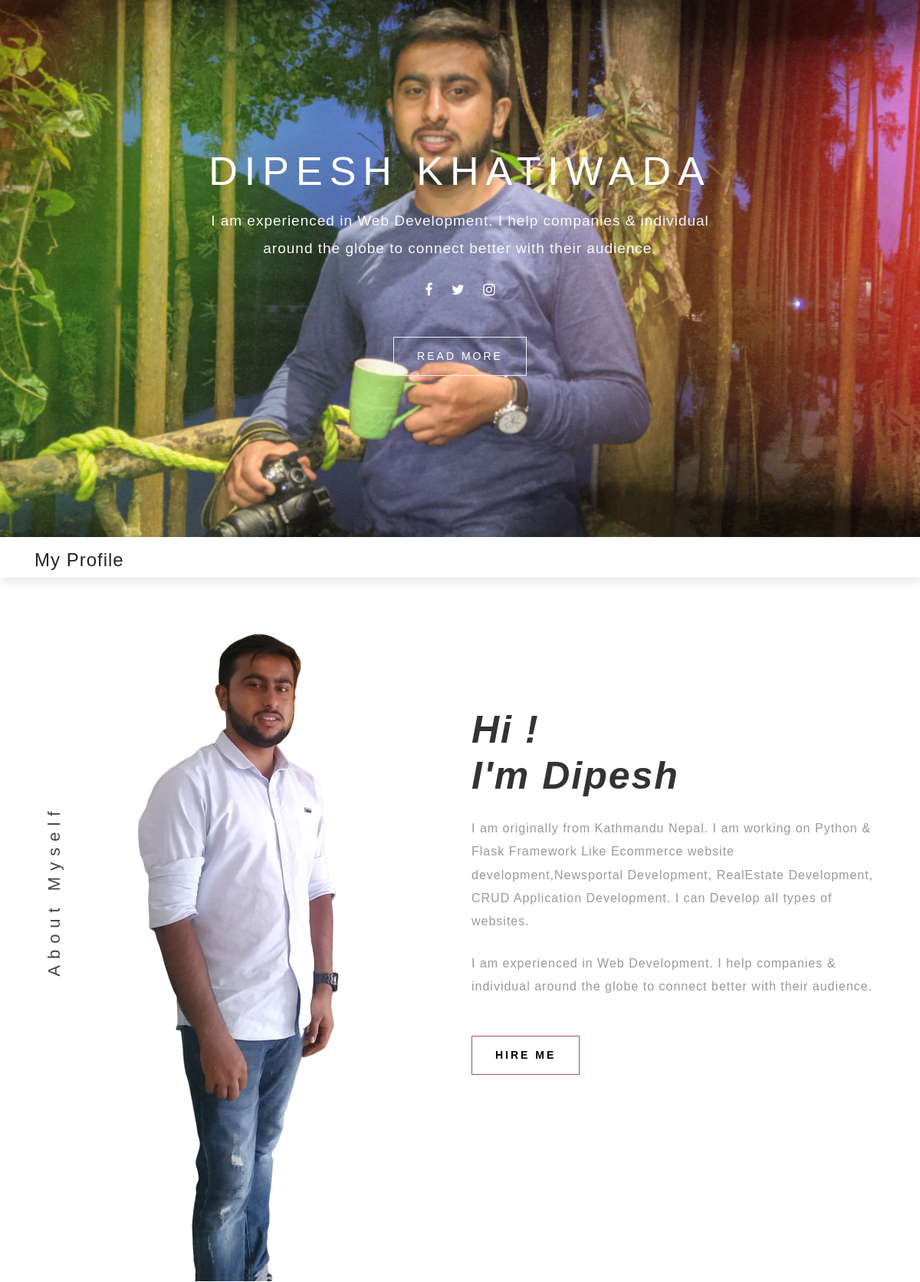
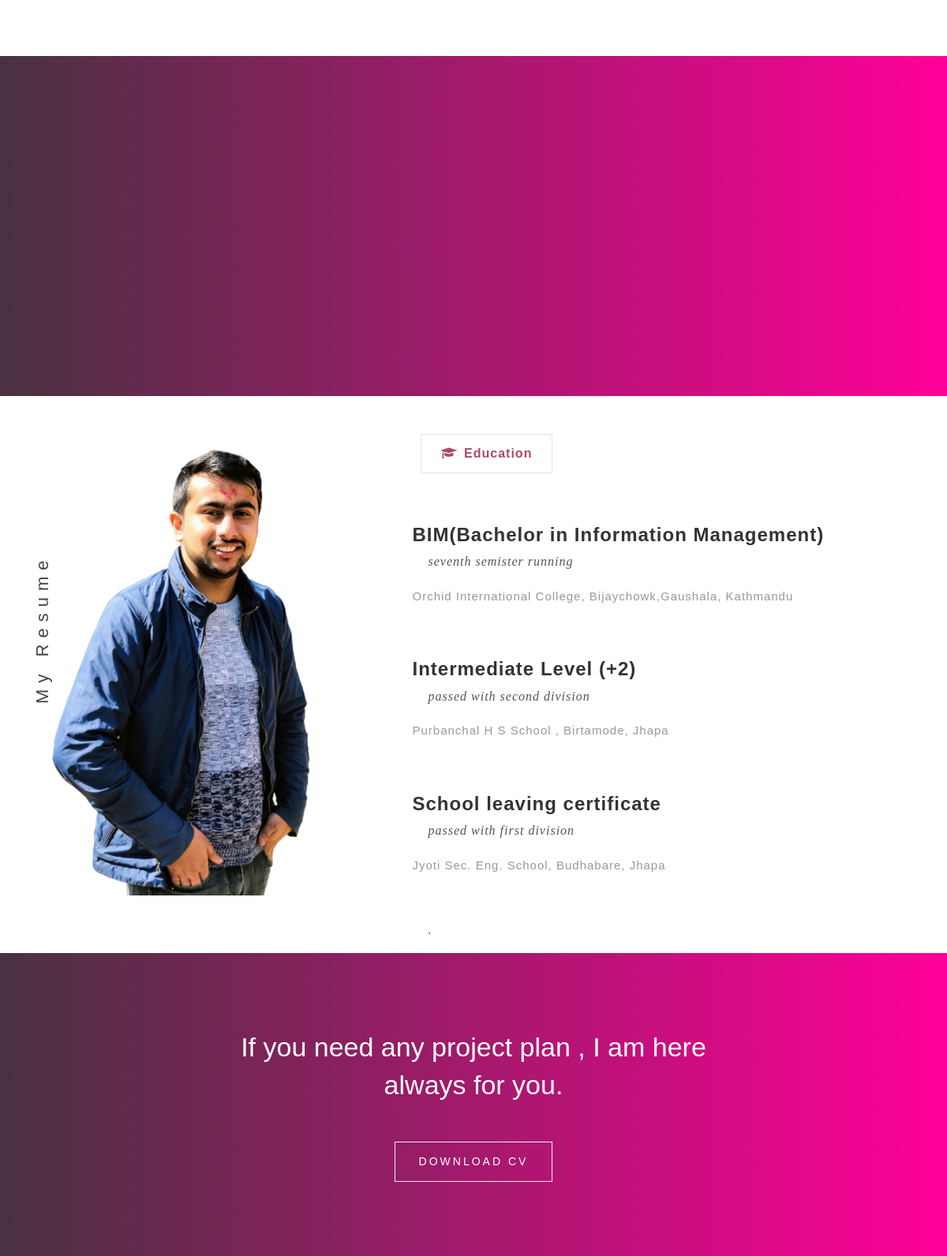
The page / (upper part) on the database its author committed (2 pictures, top to bottom).
### tables this page shows
CREATE TABLE "projects" (
	"id"	INTEGER NOT NULL PRIMARY KEY AUTOINCREMENT UNIQUE,
	"title"	varchar(100) NOT NULL,
	"image"	TEXT NOT NULL,
	"link"	TEXT NOT NULL,
	"rank"	INTEGER NOT NULL,
	"status"	boolean NOT NULL,
	"image_title"	varchar(150)
);

CREATE TABLE "educations" (
	"id"	INTEGER NOT NULL PRIMARY KEY AUTOINCREMENT UNIQUE,
	"title"	varchar(100) NOT NULL UNIQUE,
	"college"	varchar(100) NOT NULL,
	"college_address"	varchar(100) NOT NULL,
	"description"	TEXT NOT NULL,
	"status"	boolean NOT NULL,
	"created_by"	INTEGER NOT NULL,
	"updated_by"	INTEGER,
	FOREIGN KEY(created_by) REFERENCES users(id),
	FOREIGN KEY(updated_by) REFERENCES users(id)
	
);

### app.py (the view)
@app.route("/",methods=['POST','GET'])
def index():
    errors={}
    if request.method == "POST":
        name=request.form['name']
        email=request.form['email']
        subject=request.form['subject']
        message=request.form['message']
        if name == "":
                errors['name'] = "name is empty"
        if email == "":
                errors['email'] = "email is empty"
        if subject == "":
                errors['subject'] = "subject is empty"
        if message == "":
                errors['message'] = "message is empty"
        if len(errors) != 0:
                return render_template("frontend/index.html", errors=errors)
        insertQuery="INSERT INTO messages(name,email,subject,message,status) values(?,?,?,?,0)"
        cursor.execute(insertQuery,(name,email,subject,message))
        conn.commit()
        session["msg"]="Data inserted successfully"
        return redirect("/")
    else :
        selectQuery="Select * from educations where status = 1"
        cursor.execute(selectQuery)
        data=cursor.fetchall()
        getQuery="Select * from projects where status = 1 order by rank"
        cursor.execute(getQuery)
        project_data=cursor.fetchall()
        return render_template("frontend/index.html",value=data,project=project_data,errors = errors)

### templates/frontend/index.html (shortened to what this page needs)
<!DOCTYPE html>
<html lang="zxx">
<head>
	<link rel="stylesheet" href="/static/css/bootstrap.css">
	<link rel="stylesheet" href="/static/css/style.css" type="text/css" media="all" />
	<link href="/static/css/font-awesome.min.css" rel="stylesheet">
	<link href="/static/asset/css/swiper.min.css" rel="stylesheet">
</head>
<body>
	<div id="home">
		<div class="banner_w3lspvt">
			<div class="banner-top1">
				<div class="container">
					<div class="banner-text text-center">
						<h1><a href="/static/index.html" class="logo text-wh text-uppercase font-weight-light">Dipesh Khatiwada</a></h1>
						<p class="text-bl text-li mt-3">I am experienced in Web Development. I help companies & individual around the globe to connect better with their audience.</p>
						<div class="social-icons mt-4">
							<ul class="list-unstyled">
								<li>
									<a href="https://www.facebook.com/deepaacee">
										<span class="fa fa-facebook"></span>
									</a>
								</li>
								<li>
									<a href="https://twitter.com/depacek">
										<span class="fa fa-twitter"></span>
									</a>
								</li>
								<li>
									<a href="https://www.instagram.com/depacek">
										<span class="fa fa-instagram"></span>
									</a>
								</li>
							</ul>
						</div>
						<a href="#about" class="btn button-style mt-5">Read More</a>
					</div>
				</div>
			</div>
		</div>
	</div>
	<header class="py-2">
		<div class="container d-flex">
			<h4 class="mt-2 let">My Profile</h4>
		</div>
	</header>
	<section class="about py-5 position-relative" id="about">
		<div class="container pt-lg-4 pb-4">
			<h3 class="tittle-2">About Myself</h3>
			<div class="row">
				<div class="col-lg-6 about-img text-center">
					<img class="img-fluid" src="/static/images/per1.png" alt="">
				</div>
				<div class="col-lg-6 about-right">
					<h4 class="about-tit">Hi !<br>I'm Dipesh </h4>
					<p class="my-4">I am originally from Kathmandu Nepal.
						I am working on Python & Flask Framework Like Ecommerce website development,Newsportal Development, RealEstate Development, CRUD Application Development. I can Develop all types of websites.</p>
						<p>I am experienced in Web Development. I help companies & individual around the globe to connect better with their audience.</p>
					<a href="#hire" class="btn button-style-2 mt-5">Hire Me</a>
				</div>
			</div>
		</div>
	</section>
	<section class="testimonials py-5 text-center">
		<div class="swiper-container">
			<div class="swiper-wrapper">
			{% for p_data in project %}
			  <div class="swiper-slide">
				<div class="sliderText">
					<img src="/static/uploaded_image/{{p_data[2]}}"  style="width: 390px; margin: 10px;"  alt="fas">
					<h3>{{p_data[1]}}</h3>
					<a href="{{p_data[3]}}" class="btn button-style ">View Details</a>
					<p>.</p>
				</div>
			  </div>
			{% endfor %}
			</div>
			<div class="swiper-pagination"></div>
		</div>
	</section>
	<div class="middile-inner-con position-relative" id="resume">
		<div class="container pt-lg-5">
			<h3 class="tittle-2">My Resume</h3>
			<div class="d-lg-flex">
				<div class="col-lg-4 left-grid-resu">
					<img src="/static/images/per2.png" alt="" class="img-fluid">
				</div>
				<div class="col-xl-7 col-lg-8 tab-main offset-xl-1 py-lg-0 py-5">
					<label for="tab1"><span class="fa fa-graduation-cap" aria-hidden="true"></span>Education</label>
					<section id="content1">
						{% for val in value %}
						<div class="inner-w3pvt-wrap mt-3">
							<h4>{{val[1]}}</h4>
							<h6>{{val[4]}}</h6>
							<p>{{val[2]}}, {{val[3]}}</p>
						</div>
						{% endfor %}
						<div class="inner-w3pvt-wrap">
							<h6>.</h6>
						</div>
					</section>
				</div>
			</div>
		</div>
	</div>
	<section class="w3ls-bnrbtm py-5 text-center">
		<div class="container py-xl-5">
			<div class="cont-w3pvt">
				<h3 class="w3pvt-web-title">If you need any project plan , I am here always for you.</h3>
				<a href="/static/CV_Binod.pdf" class="btn button-style mt-sm-5 mt-4">Download CV</a>
			</div>
		</div>
	</section>
</body>
</html>

### static/css/style.css (style rules this page uses)
body { padding: 0; margin: 0; background: #FFF; font-family: 'Source Sans Pro', sans-serif; }
body a, body button, .btn { transition: 0.5s all; -webkit-transition: 0.5s all; -moz-transition: 0.5s all; -o-transition: 0.5s all; -ms-transition: 0.5s all; text-decoration: none; }
html { scroll-behavior: smooth; }
h1, h2, h3, h4, h5, h6 { margin: 0; padding: 0; font-family: 'Source Sans Pro', sans-serif; }
p { margin: 0; padding: 0; font-size: 16px; letter-spacing: 1px; line-height: 1.9; color: #999; font-family: 'Source Sans Pro', sans-serif; }
ul, ol { margin: 0; padding: 0; }
.text-bl { color: #343a40; }
.text-wh { color: #fff; }
.text-li { color: #f8f9fa; }
.let { letter-spacing: 1px; }
.banner-top1 { background: url(../images/img1.png) no-repeat top; -webkit-background-size: cover; -moz-background-size: cover; -o-background-size: cover; -ms-background-size: cover; background-size: cover; min-height: 600px; position: relative; z-index: 1; }
.banner-text { padding-top: 14em; }
a.logo { font-size: 52px; letter-spacing: 9px; }
.banner-text.text-center p { font-size: 19px; font-weight: 200; max-width: 700px; margin: 0 auto; }
.social-icons ul li { display: inline-block; }
.social-icons ul li a span { color: #fff; margin: 0 10px; font-size: 18px; }
.button-style { padding: 14px 30px; color: #fff; font-size: 14px; text-transform: uppercase; letter-spacing: 3px; -webkit-border-radius: 0px; -o-border-radius: 0px; -ms-border-radius: 0px; -moz-border-radius: 0px; border-radius: 0px; border-color: #eee; }
header { background: #fff; -webkit-box-shadow: 2px 4px 13px 1px rgba(8, 8, 8, 0.1); -moz-box-shadow: 2px 4px 13px 1px rgba(8, 8, 8, 0.1); box-shadow: 2px 4px 13px 1px rgba(8, 8, 8, 0.1); }
.about-right { margin-top: 6em; }
h3.tittle-2 { font-size: 24px; color: #444444; position: absolute; transform: rotate(-90deg); left: 0; letter-spacing: 8px; top: 40%; }
h4.about-tit { font-size: 50px; color: #333; font-weight: 700; letter-spacing: 2px; font-style: italic; }
.button-style-2 { padding: 14px 30px; color: #000; font-size: 14px; text-transform: uppercase; letter-spacing: 3px; border-radius: 0px; -webkit-border-radius: 0px; -o-border-radius: 0px; -ms-border-radius: 0px; -moz-border-radius: 0px; border-color: #aa4b6b; font-weight: 600; }
.inner-w3pvt-wrap { padding-top: 3em; }
.inner-w3pvt-wrap h4 { font-size: 26px; color: #333; font-weight: 600; letter-spacing: 1px; }
.inner-w3pvt-wrap h6 { font-size: 18px; letter-spacing: 1px; color: #555; font-style: italic; font-family: initial; margin: 10px 0 20px 20px; }
.inner-w3pvt-wrap p { font-size: 15px; }
.tab-main section { display: none; }
.tab-main label { display: inline-block; padding: 12px 25px; font-weight: 600; color: #595a5a; border: 1px solid rgba(12, 12, 12, 0.11); margin: 0 10px; font-size: 16px; letter-spacing: 1px; }
.tab-main span { margin-right: 0.5em; }
.tab-main label:before { font-family: fontawesome; font-weight: normal; margin-right: 10px; opacity: 0; display: none; }
.tab-main label[for*='1']:before { content: '\f1cb'; }
.tab-main input:checked+label { color: #aa4b6b; }
.tab-main #tab1:checked~#content1, .tab-main #tab2:checked~#content2, .tab-main #tab3:checked~#content3, .tab-main #tab4:checked~#content4 { display: block; }
.w3ls-bnrbtm { background: #FF0099; background: -webkit-linear-gradient(to right, #493240, #FF0099); background: linear-gradient(to right, #493240, #FF0099); }
.cont-w3pvt { max-width: 700px; margin: 0 auto; }
h3.w3pvt-web-title { font-size: 36px; color: #fff; line-height: 1.4; }
.testimonials { background:linear-gradient(to right, #493240, #FF0099); -webkit-background-size: cover; -moz-background-size: cover; -o-background-size: cover; -ms-background-size: cover; background-size: cover; }
.swiper-slide { position: relative; background: #945774 !important; border:2px solid #fff; width: 400px; height: 500px; margin: 0 auto; }
@media (max-width: 1280px) { .banner-top1 { min-height: 700px; } }
@media (max-width: 1280px) { .banner-text { padding-top: 12em; } }
@media (max-width: 1280px) { .inner-w3pvt-wrap h4 { font-size: 24px; } }
@media (max-width: 1280px) { .inner-w3pvt-wrap h6 { font-size: 16px; } }
@media (max-width: 1280px) { h3.w3pvt-web-title { font-size: 34px; } }
@media (max-width: 1280px) { h3.tittle-2 { font-size: 22px; left: -40px; } }

### rows shown on the page
projects: image (picture)
projects: image (picture)
projects: image (picture)
educations: title "BIM(Bachelor in Information Management)", description "seventh semister running", college "Orchid International College", college_address "Bijaychowk,Gaushala, Kathmandu"
educations: title "Intermediate Level (+2)", description "passed with second division", college "Purbanchal H S School", college_address "Birtamode, Jhapa"
educations: title "School leaving certificate", description "passed with first division", college "Jyoti Sec. Eng. School", college_address "Budhabare, Jhapa"
